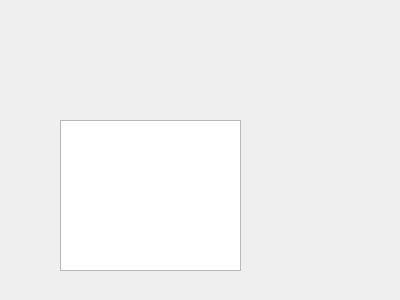
<?xml version="1.0" encoding="UTF-8"?>
<ui version="4.0">
 <class>Form</class>
 <widget class="QWidget" name="Form">
  <property name="geometry">
   <rect>
    <x>0</x>
    <y>0</y>
    <width>400</width>
    <height>300</height>
   </rect>
  </property>
  <property name="windowTitle">
   <string>Form</string>
  </property>
  <widget class="QTextEdit" name="outputBox">
   <property name="geometry">
    <rect>
     <x>60</x>
     <y>120</y>
     <width>181</width>
     <height>151</height>
    </rect>
   </property>
  </widget>
 </widget>
 <resources/>
 <connections/>
</ui>
